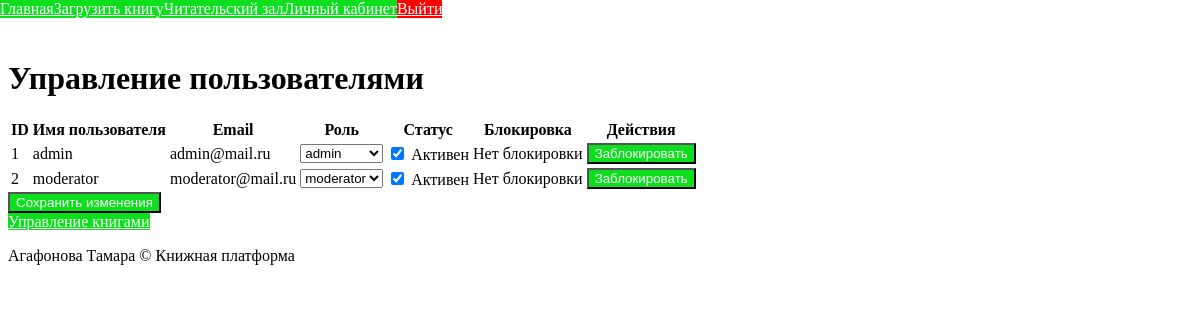
/admin/users (signed in), run on an earlier commit of the app's database.
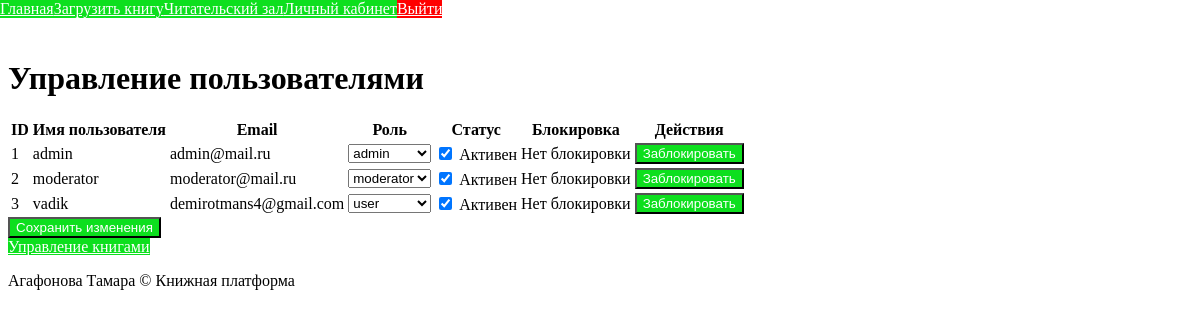
And on a later commit of the database.
### app/auth/models.py (models this page shows, shortened)
class User(db.Model, UserMixin):
    __tablename__ = 'users'
    id = db.Column(db.Integer, primary_key=True)
    username = db.Column(db.String(100), unique=True, nullable=False)
    email = db.Column(db.String(120), unique=True, nullable=False)
    password_hash = db.Column(db.String(255), nullable=False)
    role = db.Column(db.Enum(UserRole), default=UserRole.USER)
    first_name = db.Column(db.String(50))
    last_name = db.Column(db.String(50))
    bio = db.Column(db.Text)
    avatar = db.Column(db.String(255))
    created_at = db.Column(db.DateTime, default=datetime.now)
    last_login = db.Column(db.DateTime)
    books = db.relationship('Book', backref='author', lazy='dynamic')
    reading_clubs = db.relationship('ReadingClub', secondary='club_members', back_populates='members')
    recommendations = db.relationship('BookRecommendation', backref='user')
    is_active_status = db.Column(db.Boolean, default=True)
    blocked_until = db.Column(db.DateTime, nullable=True)
    block_reason = db.Column(db.String(255), nullable=True)
    failed_login_attempts = db.Column(db.Integer, default=0)
    last_failed_login = db.Column(db.DateTime, nullable=True)
    @property
    def is_active(self):
        if not self.is_active_status:
            return False
        if self.blocked_until and self.blocked_until > datetime.now():
            return False
        if self.blocked_until and self.blocked_until <= datetime.now():
            self.blocked_until = None
            self.failed_login_attempts = 0
        return True

### app/user/routes.py (the view)
@admin_bp.route('/users', methods=['GET'])
@roles_required(UserRole.ADMIN)
def manage_users():
    users = User.query.all()
    return render_template(
        'admin/users.html',
        users=users,
        roles=list(UserRole),
        UserRole=UserRole
    )

### app/user/routes.py (called while the page is built)
def roles_required(*roles):
    def decorator(f):
        @wraps(f)
        def decorated_function(*args, **kwargs):
            if not current_user.is_authenticated:
                return redirect(url_for('auth.login'))
            if current_user.role not in roles:
                flash('Недостаточно прав', 'error')
                return redirect(url_for('main.index'))
            return f(*args, **kwargs)
        return decorated_function
    return decorator

### app/templates/admin/users.html (shortened to what this page needs)
{% extends "base.html" %}
{% block content %}
<div class="mui-container">
    <div class="mui-panel">
        <h1>Управление пользователями</h1>
        <form method="POST" action="{{ url_for('admin.update_users') }}">
            <table class="mui-table">
                <thead>
                    <tr>
                        <th>ID</th>
                        <th>Имя пользователя</th>
                        <th>Email</th>
                        <th>Роль</th>
                        <th>Статус</th>
                        <th>Блокировка</th>
                        <th>Действия</th>
                    </tr>
                </thead>
                <tbody>
                    {% for user in users %}
                    <tr>
                        <td>{{ user.id }}</td>
                        <td>{{ user.username }}</td>
                        <td>{{ user.email }}</td>
                        <td>
                            <select
                                name="role_{{ user.id }}"
                                class="mui-select"
                            >
                                {% for role in roles %}
                                <option
                                    value="{{ role.value }}"
                                    {% if user.role == role %}selected{% endif %}
                                >
                                    {{ role.value }}
                                </option>
                                {% endfor %}
                            </select>
                        </td>
                        <td>
                            <label class="mui-checkbox">
                                <input
                                    type="checkbox"
                                    name="active_{{ user.id }}"
                                    {% if user.is_active_status %}checked{% endif %}
                                >
                                <span>Активен</span>
                            </label>
                        </td>
                        <td>
                            {% if user.blocked_until %}
                                До: {{ user.blocked_until.strftime('%d.%m.%Y %H:%M') }}
                                <br>
                                Причина: {{ user.block_reason or 'Не указана' }}
                            {% else %}
                                Нет блокировки
                            {% endif %}
                        </td>
                        <td>
                            <div class="mui-btn-group">
                                {% if user.blocked_until %}
                                    <a href="{{ url_for('admin.unblock_user', user_id=user.id) }}"
                                        class="mui-btn mui-btn--primary"
                                    >
                                    Разблокировать
                                </a>
                                {% else %}
                                    <button
                                        type="button"
                                        class="mui-btn mui-btn--primary"
                                        onclick="openBlockModal({{ user.id }})"
                                    >
                                    Заблокировать
                                    </button>
                                {% endif %}
                            </div>
                        </td>
                    </tr>
                    {% endfor %}
                </tbody>
            </table>
            <div class="mui-row">
                <button type="submit" class="mui-btn mui-btn--primary">
                    Сохранить изменения
                </button>
            </div>
        </form>
    </div>
</div>
<div class="mui-container">
    <div class="mui-panel">
        <a href="{{ url_for('admin.manage_books') }}" class="mui-btn mui-btn--primary">Управление книгами</a>
    </div>
</div>
{% endblock %}

### app/templates/base.html (shortened to what this page needs)
<!DOCTYPE html>
<html lang="ru">
<head>
    <link href="https://cdn.jsdelivr.net/npm/muicss@0.10.3/dist/css/mui.min.css" rel="stylesheet">
    <link rel="stylesheet" href="{{ url_for('static', filename='styles.css') }}">
</head>
<body>
    <header>
        <nav>
            <div class="mui-container" style="display: flex; align-items: center; position: fixed; top: 0; left: 0; right: 0; z-index: 1000;">
                <a href="{{ url_for('main.index') }}" class="mui-btn">Главная</a>
                {% if current_user.is_authenticated %}
                    {% if current_user.role == UserRole.MODERATOR or current_user.role == UserRole.ADMIN %}
                    <a href="{{ url_for('books.upload_book') }}" class="mui-btn">Загрузить книгу</a>
                    {% endif %}
                    <a href="{{ url_for('books.list_books') }}" class="mui-btn">Читательский зал</a>
                    <a href="{{ url_for('user.dashboard') }}" class="mui-btn">Личный кабинет</a>
                    <a href="{{ url_for('auth.logout') }}" class="mui-btn mui-btn--danger mui-btn--raised">Выйти</a>
                {% else %}
                    <a href="{{ url_for('auth.login') }}" class="mui-btn">Войти</a>
                    <a href="{{ url_for('auth.register') }}" class="mui-btn">Регистрация</a>
                {% endif %}
            </div>
        </nav>
    </header>
    <main class="mui-container" style="margin-top: 60px;">
        {% block content %}{% endblock %}
    </main>
    <footer class="mui-container">
        <p> Агафонова Тамара &copy; {{ current_year }} Книжная платформа</p>
    </footer>
</body>
</html>

### static/styles.css (style rules this page uses)
.mui-btn, button, a { background-color: #0ddf1e; color: #fff; }
.mui-btn--danger { background-color: #ff0000; color: #fff; }

What changed in the data, as far as the page shows it:
added User: id "3", username "vadik", email "demirotmans4@gmail.com", role+id "user", is_active_status "☑", shows "Нет блокировки"
